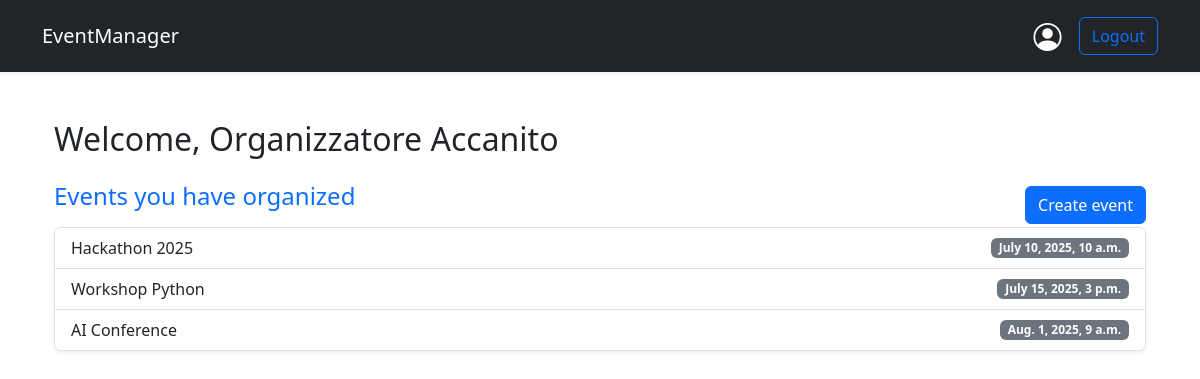
Before: /users/profile/ (signed in) with the older database file.
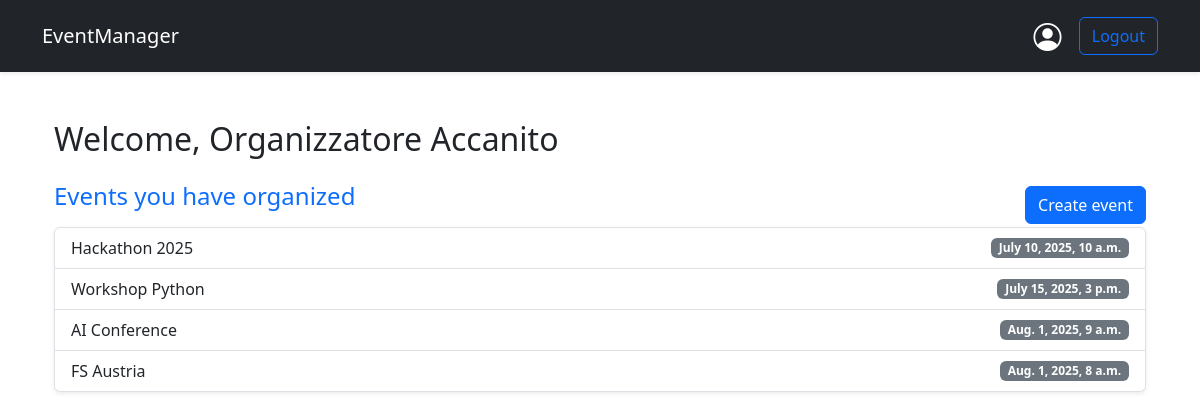
After: the same page with the newer database file.
### events/models.py (models this page shows)
class Events(models.Model):
    id = models.AutoField(primary_key=True) # Non dovrebbe essere necessario
    name = models.CharField(max_length=50)
    place_name = models.CharField(max_length=50)
    place_address = models.CharField(max_length=100)
    price = models.DecimalField(decimal_places=2, max_digits=5)
    date = models.DateTimeField(default=timezone.now)
    organizer_id = models.ForeignKey(CustomUser, on_delete=models.CASCADE, related_name='event_organizer')
    registration = models.ManyToManyField(to=CustomUser)
    class Meta:
        permissions = [
            ("can_register", "Determine whether a user can register"),
            ("view_own_registration", "Determine whether a user can view his own registration"),
            ("view_attendee", "Determine whether a user can view attendee at their own events")
        ]

### users/views.py (the view)
# urls.py: path('profile/', views.profile_view, name='profile')
@login_required
def profile_view(request):
    if request.method == 'GET':
        user = request.user
        if user.is_organizer:
            events = Events.objects.filter(organizer_id=user.id)
        else:
            if not request.user.has_perm('events.view_own_registration'): raise PermissionDenied
            events = Events.objects.filter(registration=user.id)
        return render(request, 'profile.html',
                      {'first_name': user.first_name, 'last_name': user.last_name, 'events': events})

### templates/profile.html
{% extends 'base.html' %}
{% load crispy_forms_tags %}
{% block content %}
    <div class="container mt-5">
        <div class="mb-4">
            <h2 class="fw-light">Welcome, <strong>{{ first_name }} {{ last_name }}</strong></h2>
        </div>
    <div class="d-flex justify-content-between align-items-center">
        {% if user.is_organizer %}
            <h4 class="mb-3 text-primary">Events you have organized</h4>
            <a href="{% url 'events:organizer-create' %}" class="btn btn-primary">Create event</a>
        {% else %}
            <h4 class="mb-3 text-success">Events you have registered for</h4>
        {% endif %}
    </div>
        {% if events %}
            <div class="list-group shadow-sm">
                {% for event in events %}
                    <a href="{% url 'events:event-details' event.id %}" class="list-group-item list-group-item-action d-flex justify-content-between align-items-center">
                        {{ event.name }}
                        <span class="badge bg-secondary">{{ event.date }}</span>
                    </a>
                {% endfor %}
            </div>
        {% else %}
            <div class="alert alert-info mt-3" role="alert">
                No events found.
            </div>
        {% endif %}
    </div>
{% endblock %}

Changed rows visible on the page:
added Events: name "FS Austria", date "Aug. 1, 2025, 8 a.m."
